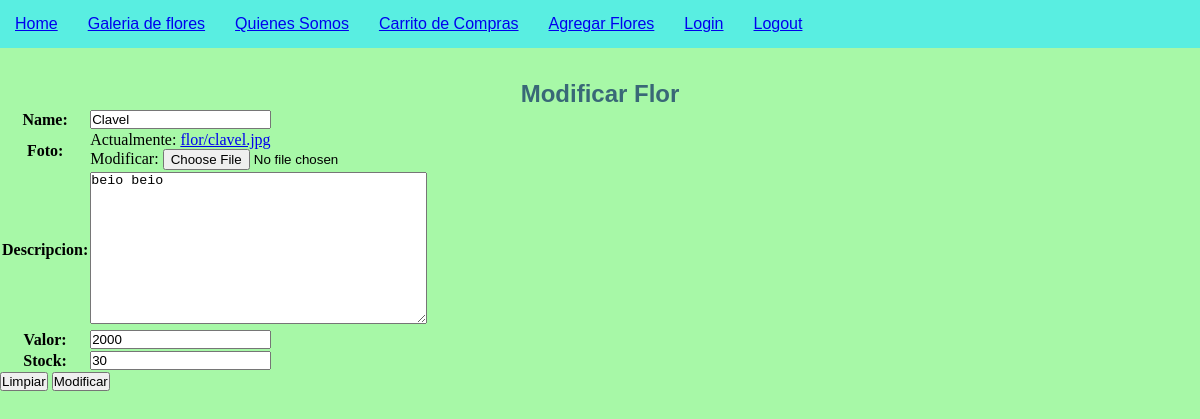
The app's page /modificar_flor/Clavel/, older data.
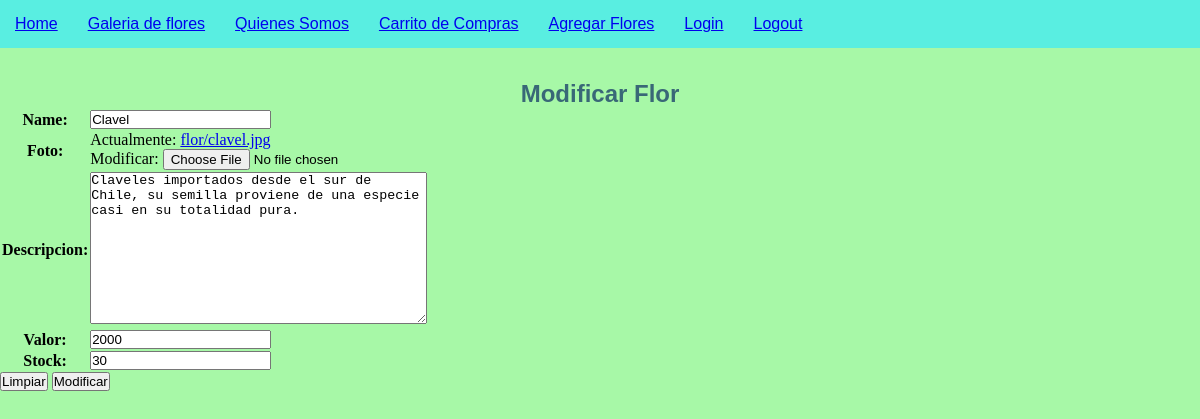
The same page, newer data.
### floreria/models.py (models this page shows, shortened)
class Flores(models.Model):
    name=models.CharField(max_length=100, primary_key=True)
    foto=models.ImageField(upload_to="flor",null=False)
    descripcion=models.TextField(max_length=300, null=False)
    valor=models.IntegerField(null=False)
    stock=models.IntegerField(null=False)

### floreria/views.py (the view)
# urls.py: path('modificar_flor/<id>/',modificar_flor,name='MODIFICA'),
def modificar_flor(request, id):
    flor = Flores.objects.get(name=id)
    data = {
        'form':FlorForm(instance=flor)
    }
    if request.method == 'POST':
        formulario = FlorForm(data=request.POST, instance=flor, files=request.FILES)
        if formulario.is_valid():
            formulario.save()
            data['msj'] = "Modificado correctamente"
            data['form'] = formulario
    return render(request, 'core/modificar_flor.html', data)

### floreria/forms.py
class FlorForm(ModelForm):
    class Meta:
        model = Flores
        fields = ['name','foto','descripcion','valor','stock']

### floreria/templates/core/modificar_flor.html (shortened to what this page needs)
{% extends "core/base.html" %}
{% block contenido %}
    <h2>Modificar Flor</h2>
    <form action="" method="POST" enctype="multipart/form-data">
        <table>
            {{form.as_table}}
        </table>
        <input type="reset" value="Limpiar">
        <input type="submit" value="Modificar">
    </form>
{% endblock contenido %}

Row changes from the older to the newer data that the page shows:
changed Flores "Clavel": descripcion "beio beio" → "Claveles importados desde el sur de Chile, su semilla proviene de una especie casi en su totalidad pura."
